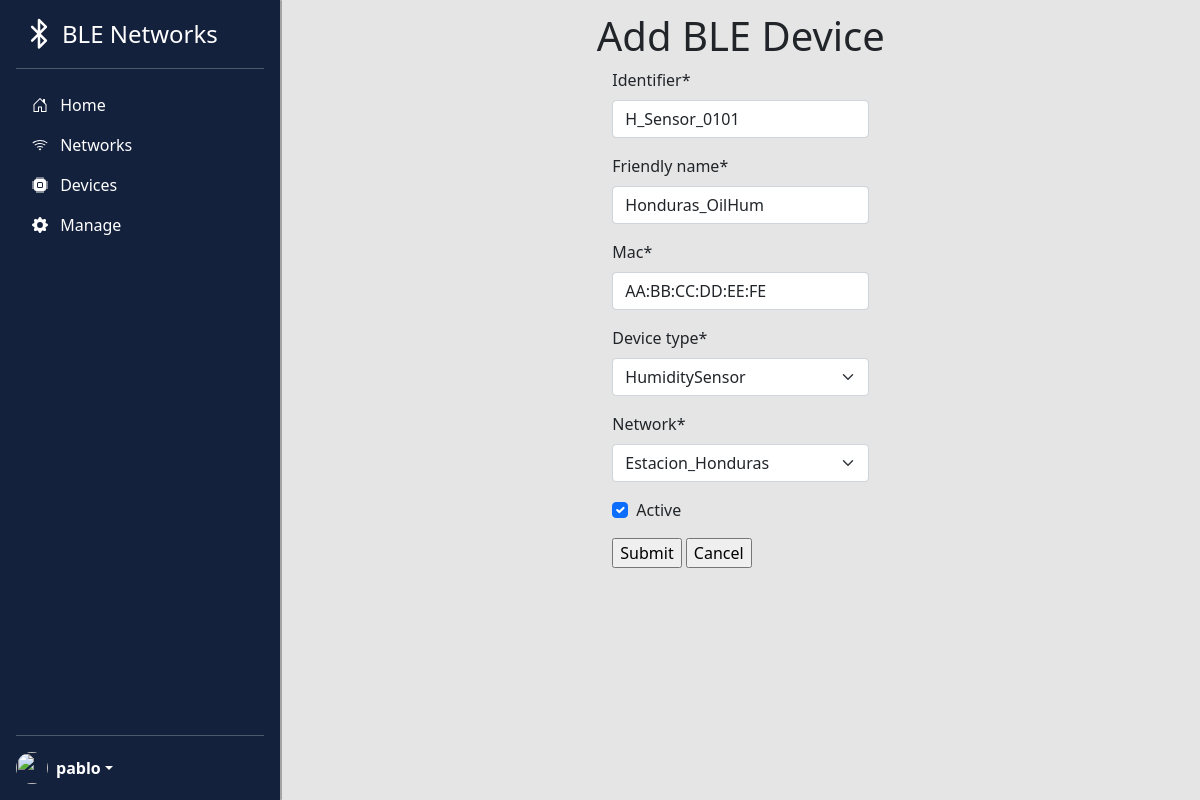
/bledevices/device/2/update/ (signed in), run on the app's committed database.
### bledevices/models.py (models this page shows, shortened)
class BleDevice(models.Model):
    identifier = models.CharField(max_length=200,validators=[MinLengthValidator(5, "Identifier must be greater than 4 characters")])
    friendly_name = models.CharField(max_length=200,validators=[MinLengthValidator(2, "Friendly name must be greater than 1 character")])
    mac = models.CharField(max_length=17,validators=[RegexValidator(regex=MAC_REGEX,message="Expected format is AA:BB:CC:DD:EE:FF")])
    device_type = models.ForeignKey('BleDeviceType', on_delete=models.CASCADE, null=False)
    network = models.ForeignKey('BleNetwork', on_delete=models.CASCADE, null=False)
    active = models.BooleanField(null=False)
    created_at = models.DateTimeField(auto_now_add=True)
    updated_at = models.DateTimeField(auto_now=True)

### bledevices/views.py (the view)
# urls.py: path('device/<int:pk>/update/', views.BleDeviceUpdateView.as_view(), name='bledevice_update'),
class BleDeviceUpdateView(UpdateView):
    model = BleDevice
    fields = ['identifier', 'friendly_name', 'mac', 'device_type','network','active']
    success_url = reverse_lazy('bledevices:all')

### bledevices/models.py (called while the page is built)
    def __str__(self):
        return self.name

    def __str__(self):
        return self.name

### home/context_processors.py (called while the page is built)
def settings(request):
    return {
        'settings': django_settings,
    }

### bledevices/templates/bledevices/bledevice_form.html (shortened to what this page needs)
{% extends "base_nav.html" %}
{% block main_page %}
{% load crispy_forms_tags %}
<div class="container d-flex flex-column">
<h1 class="text-center mt-2"> Add BLE Device</h1>
<div class="d-flex justify-content-center">
<form action="" method="post" id="upload_form" enctype="multipart/form-data">
  {{ form|crispy }}
  <input type="submit" value="Submit">
  <input type="submit" value="Cancel" onclick="window.location.href='{% url 'bledevices:all' %}';return false;">
</form>
</div>
</div>
{% endblock %}

### home/templates/base_nav.html (shortened to what this page needs)
{% extends "base.html" %}
{% load static %}
{% block head %}
<link rel="stylesheet" type="text/css" href="{% static 'bledevices/sidebars.css' %}">
<link rel="stylesheet" type="text/css" href="{% static 'bledevices/css/style.css' %}">
<link rel="stylesheet" type="text/css" href="{% static 'home/fonts/feather/css/feather.css' %}">
{% endblock %}
{% block navbar %}
<div class="d-none d-sm-flex flex-column flex-shrink-0 p-3 text-white dark" style="width: 280px;">
    <a href="{% url 'bledevices:home' %}" class="d-flex align-items-center mb-3 mb-md-0 me-md-auto text-white text-decoration-none">
      <i class="feather icon-bluetooth me-2 ms-2" style="font-size:30px;"></i>
      <span class="fs-4"> BLE Networks</span>
    </a>
    <hr>
    <ul class="nav nav-pills flex-column mb-auto">
      <li class="nav-item">
        <a href="{% url 'bledevices:home' %}" {% if request.path ==  home_url %} class="nav-link active"{% else %}class="nav-link text-white"{% endif %} aria-current="page">
          <svg class="bi me-2" width="16" height="16"><use xlink:href="#home"/></svg>
          Home
        </a>
      </li>
      <li>
        <a href="{% url 'bledevices:network_all' %}"  class="nav-link text-white">
          <svg class="bi me-2" width="16" height="16"><use xlink:href="#wifi"/></svg>
          Networks
        </a>
      </li>
      <li>
        <a href="{% url 'bledevices:all' %}" class="nav-link text-white">
          <svg class="bi me-2" width="16" height="16"><use xlink:href="#cpu"/></svg>
          Devices
        </a>
      </li>
      <li>
        <a href="#manage-collapse" class="nav-link collapsed text-white" data-bs-toggle="collapse" data-bs-target="#manage-collapse">
          <svg class="bi me-2" width="16" height="16"><use xlink:href="#gear-fill"/></svg>
          Manage
        </a>
      </li>
    </ul>
    <hr>
    {% if user.is_authenticated %}
    <div class="dropdown">
      <a href="#" class="d-flex align-items-center text-white text-decoration-none dropdown-toggle" id="dropdownUser1" data-bs-toggle="dropdown" aria-expanded="false">
        <img src="https://static.wikia.nocookie.net/zelda/images/2/26/Link_Artwork_LAR.png/revision/latest/scale-to-width-down/893?cb=20191015020845&path-prefix=es" alt="" width="32" height="32" class="rounded-circle me-2">
        <strong>{{user.username}}</strong>
      </a>
    </div>
    {% else %}
      <a class="nav-link text-white" href="{% url 'login' %}?next={% url 'bledevices:all' %}">
        <svg class="bi me-2" width="16" height="16"><use xlink:href="#people-circle"/></svg>
        Login
      </a>
    {% endif %}
</div>
{% endblock %}
{% block content %}
<div class="container d-flex flex-column mt-5 mt-sm-1" style="overflow-x: hidden;overflow-y: auto;">
  {% block main_page %}
  {% endblock %}
</div>
{% endblock content %}

### bledevices/static/bledevices/sidebars.css (style rules this page uses)
body { min-height: 100vh; min-height: -webkit-fill-available; }
html { height: -webkit-fill-available; }
.bi { vertical-align: -.125em; pointer-events: none; fill: currentColor; }
.dropdown-toggle { outline: 0; }

### bledevices/static/bledevices/css/style.css (style rules this page uses)
:root { --emphasis: #0353A4; --dark: #14213D; --light-grey: #626A69; --light:#E5E5E5; }
.dark { background-color: var(--dark); color: var(--light); }
body { background-color: var(--light); }

### data on the page
BleDevice: identifier "H_Sensor_0101", friendly_name "Honduras_OilHum", mac "AA:BB:CC:DD:EE:FE", device_type "HumiditySensor", network "Estacion_Honduras", active "☑"

### other printed values
{{ user.username }} "pablo"
